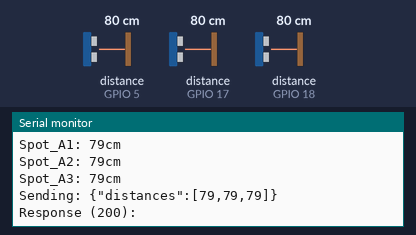
Recording of a sketch running on a simulated ESP32. On the bench: the last lines printed to the serial monitor. Wiring (inferred from the names in the program): 3 × ultrasonic range finder: trigger GPIO 2, echo GPIO 5 / trigger GPIO 4, echo GPIO 18 / trigger GPIO 16, echo GPIO 17. Inputs (shaded band) come from the test bench; at power-on: distance to the obstacle (sensors on GPIO 5, GPIO 17, GPIO 18) 80 cm. The echo pulse lasts 58.3 µs per cm; WiFi joins after 1.5 s; servers stay silent unless stated; uploads are accepted with an empty reply.

Above: at 2.7 s.
2.8 s: distance to the obstacle (sensor on GPIO 5) set to 2 cm
At 6.9 s:
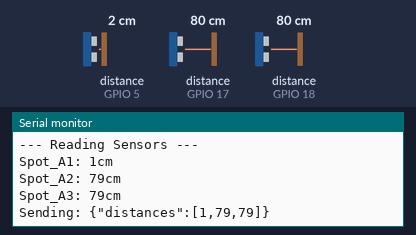
8.6 s: distance to the obstacle (sensor on GPIO 17) set to 2 cm
At 12.9 s:
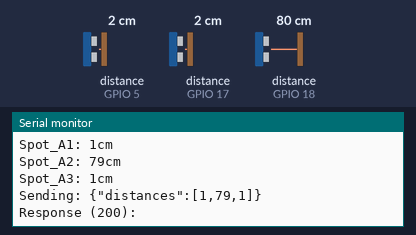
14.4 s: distance to the obstacle (sensor on GPIO 18) set to 2 cm
At 18.2 s:
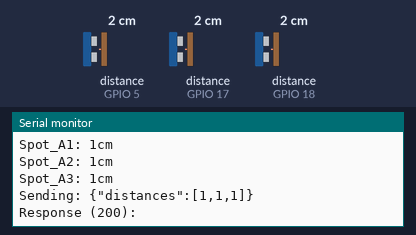
20.2 s: distance to the obstacle (sensor on GPIO 5) set to 4 cm
At 23.4 s:
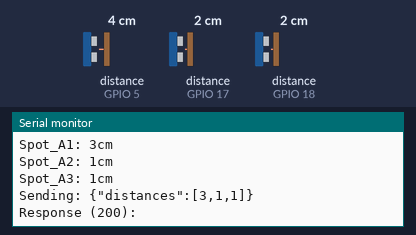
26.0 s: distance to the obstacle (sensor on GPIO 17) set to 4 cm
At 28.7 s:
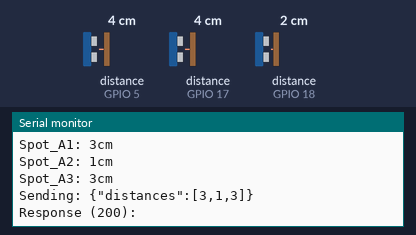
31.8 s: distance to the obstacle (sensor on GPIO 18) set to 4 cm
At 34.0 s:
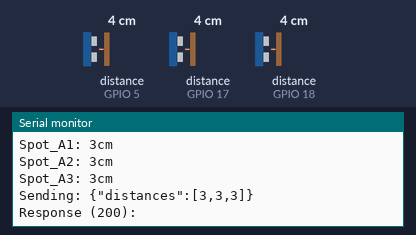
Timing chart, 0 to 35.5 s (numbered marks = the images above; inputs shaded):
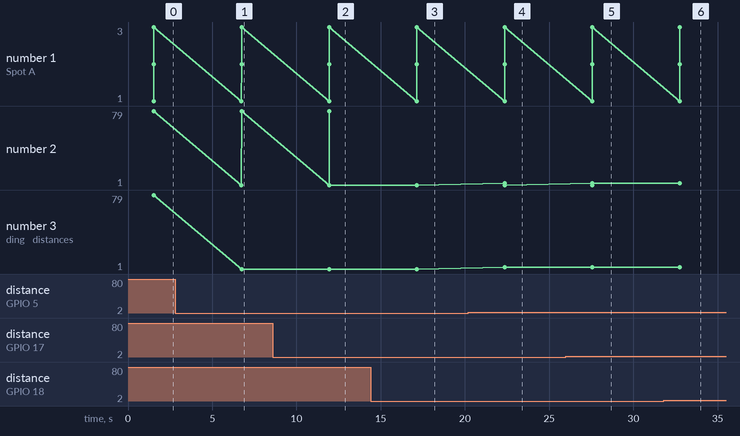

The sketch:

esp32-code.ino
```cpp
/*
 * ESP32 SmartPark Sensor Code
 * This code reads ultrasonic sensors and sends data to the SmartPark API
 *
 * Hardware Setup:
 * - Connect your ultrasonic sensors (HC-SR04) to ESP32
 * - Update pin numbers below according to your wiring
 * - Make sure ESP32 is connected to WiFi
 */

#include <WiFi.h>
#include <HTTPClient.h>
#include <ArduinoJson.h>

// WiFi credentials - UPDATE THESE
const char* ssid = "YOUR_WIFI_NAME";
const char* password = "YOUR_WIFI_PASSWORD";

// Server URL - UPDATE THIS to your local IP or domain
const char* serverURL = "http://192.168.1.100:3000/api/update";  // Change IP to your computer's IP
// For deployed version: const char* serverURL = "https://your-domain.com/api/update";

// Sensor pin configuration - UPDATE ACCORDING TO YOUR WIRING
struct Sensor {
  int trigPin;
  int echoPin;
  String name;
};

// Define your sensors here (add/remove as needed)
Sensor sensors[] = {
  {2, 5, "Spot_A1"},    // Sensor 1: Trig=GPIO2, Echo=GPIO5
  {4, 18, "Spot_A2"},   // Sensor 2: Trig=GPIO4, Echo=GPIO18
  {16, 17, "Spot_A3"},  // Sensor 3: Trig=GPIO16, Echo=GPIO17
  // Add more sensors here as needed
  // {12, 13, "Spot_B1"},
  // {14, 27, "Spot_B2"},
};

const int numSensors = sizeof(sensors) / sizeof(sensors[0]);

void setup() {
  Serial.begin(115200);

  // Initialize sensor pins
  for(int i = 0; i < numSensors; i++) {
    pinMode(sensors[i].trigPin, OUTPUT);
    pinMode(sensors[i].echoPin, INPUT);
    Serial.println("Sensor " + sensors[i].name + " initialized: Trig=" +
                   String(sensors[i].trigPin) + ", Echo=" + String(sensors[i].echoPin));
  }

  // Connect to WiFi
  WiFi.begin(ssid, password);
  Serial.print("Connecting to WiFi");

  while (WiFi.status() != WL_CONNECTED) {
    delay(500);
    Serial.print(".");
  }

  Serial.println();
  Serial.println("WiFi connected!");
  Serial.println("IP address: " + WiFi.localIP().toString());
  Serial.println("Server URL: " + String(serverURL));
  Serial.println("Starting sensor readings...");
}

void loop() {
  if (WiFi.status() == WL_CONNECTED) {
    // Read all sensors
    JsonDocument doc;
    JsonArray distances = doc["distances"].to<JsonArray>();

    Serial.println("\n--- Reading Sensors ---");

    for(int i = 0; i < numSensors; i++) {
      long distance = readUltrasonicSensor(sensors[i].trigPin, sensors[i].echoPin);
      distances.add(distance);

      Serial.println(sensors[i].name + ": " + String(distance) + "cm");
    }

    // Send to server
    HTTPClient http;
    http.begin(serverURL);
    http.addHeader("Content-Type", "application/json");

    String payload;
    serializeJson(doc, payload);

    Serial.println("Sending: " + payload);

    int httpResponse = http.POST(payload);

    if (httpResponse > 0) {
      String response = http.getString();
      Serial.println("Response (" + String(httpResponse) + "): " + response);
    } else {
      Serial.println("Error: " + String(httpResponse));
    }

    http.end();
  } else {
    Serial.println("WiFi disconnected! Reconnecting...");
    WiFi.reconnect();
  }

  delay(5000); // Send every 5 seconds
}

long readUltrasonicSensor(int trigPin, int echoPin) {
  // Clear the trigger pin
  digitalWrite(trigPin, LOW);
  delayMicroseconds(2);

  // Send 10us pulse
  digitalWrite(trigPin, HIGH);
  delayMicroseconds(10);
  digitalWrite(trigPin, LOW);

  // Read echo pin
  long duration = pulseIn(echoPin, HIGH, 30000); // 30ms timeout

  if (duration == 0) {
    return 999; // Sensor error or out of range
  }

  // Calculate distance in cm
  long distance = (duration * 0.034) / 2;

  // Limit to reasonable range
  if (distance > 400) {
    distance = 400; // Max range
  }

  return distance;
}

/*
 * WIRING GUIDE:
 *
 * ESP32 → HC-SR04 Ultrasonic Sensor
 * VCC (3.3V or 5V) → VCC
 * GND → GND
 * GPIO2 → Trig (Sensor 1)
 * GPIO5 → Echo (Sensor 1)
 * GPIO4 → Trig (Sensor 2)
 * GPIO18 → Echo (Sensor 2)
 * ... (add more as needed)
 *
 * SETUP STEPS:
 * 1. Update WiFi credentials above
 * 2. Update serverURL with your computer's IP address
 * 3. Wire sensors according to pin configuration
 * 4. Upload code to ESP32
 * 5. Monitor Serial output for debugging
 *
 * TROUBLESHOOTING:
 * - Check WiFi connection
 * - Verify server URL (use your computer's IP, not localhost)
 * - Make sure SmartPark app is running on port 3000
 * - Check serial monitor for error messages
 * - Test API manually: http://your-ip:3000/api/update
 */
```

Measured:
- after the input at 2.8 s, the serial monitor: prints a new line after 3.9 s (image 1)
- after the input at 8.6 s, the serial monitor: prints a new line after 3.4 s (image 2)
- after the input at 14.4 s, the serial monitor: prints a new line after 2.8 s (image 3)
- after the input at 20.2 s, the serial monitor: prints a new line after 2.2 s (image 4)
- after the input at 26.0 s, the serial monitor: prints a new line after 1.6 s (image 5)
- after the input at 31.8 s, the serial monitor: prints a new line after 0.96 s (image 6)
